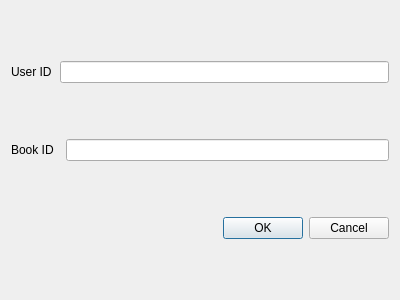
<?xml version="1.0" encoding="UTF-8"?>
<ui version="4.0">
 <class>lastBorrowed</class>
 <widget class="QDialog" name="lastBorrowed">
  <property name="geometry">
   <rect>
    <x>0</x>
    <y>0</y>
    <width>400</width>
    <height>300</height>
   </rect>
  </property>
  <property name="windowTitle">
   <string>Dialog</string>
  </property>
  <layout class="QGridLayout" name="gridLayout">
   <item row="0" column="0">
    <widget class="QLabel" name="label_2">
     <property name="text">
      <string>User ID</string>
     </property>
    </widget>
   </item>
   <item row="0" column="1" colspan="2">
    <widget class="QLineEdit" name="userIdEdit"/>
   </item>
   <item row="1" column="2">
    <widget class="QLineEdit" name="bookIdEdit"/>
   </item>
   <item row="2" column="1" colspan="2">
    <widget class="QDialogButtonBox" name="buttonBox">
     <property name="orientation">
      <enum>Qt::Horizontal</enum>
     </property>
     <property name="standardButtons">
      <set>QDialogButtonBox::Cancel|QDialogButtonBox::Ok</set>
     </property>
    </widget>
   </item>
   <item row="1" column="0">
    <widget class="QLabel" name="label">
     <property name="text">
      <string>Book ID</string>
     </property>
    </widget>
   </item>
  </layout>
 </widget>
 <resources/>
 <connections>
  <connection>
   <sender>buttonBox</sender>
   <signal>accepted()</signal>
   <receiver>lastBorrowed</receiver>
   <slot>accept()</slot>
   <hints>
    <hint type="sourcelabel">
     <x>248</x>
     <y>254</y>
    </hint>
    <hint type="destinationlabel">
     <x>157</x>
     <y>274</y>
    </hint>
   </hints>
  </connection>
  <connection>
   <sender>buttonBox</sender>
   <signal>rejected()</signal>
   <receiver>lastBorrowed</receiver>
   <slot>reject()</slot>
   <hints>
    <hint type="sourcelabel">
     <x>316</x>
     <y>260</y>
    </hint>
    <hint type="destinationlabel">
     <x>286</x>
     <y>274</y>
    </hint>
   </hints>
  </connection>
 </connections>
</ui>
